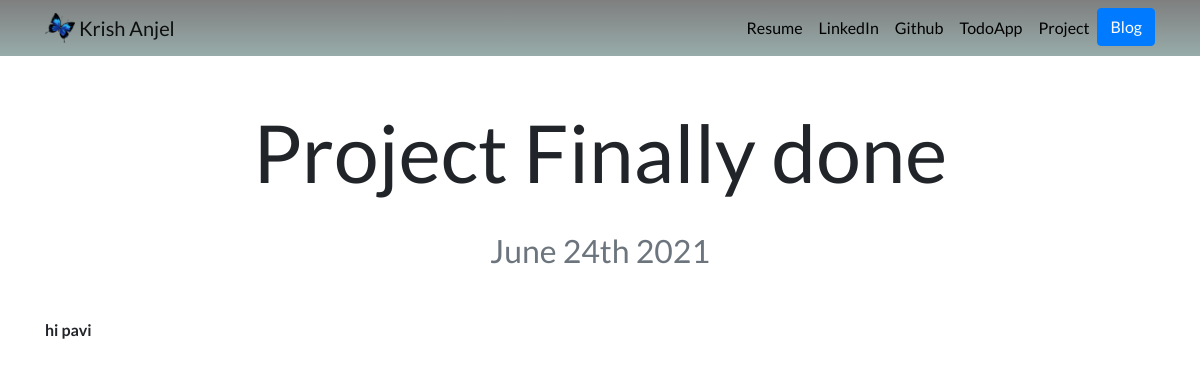
The page /blog/9/ on the database its author committed.
### blog/models.py (models this page shows, shortened)
class Blog(models.Model):
    title =models.CharField(max_length=200)
    description = models.TextField()
    date = models.DateField()

### blog/views.py (the view)
# urls.py: path('<int:blog_id>/',views.detail,name='detail'),
def detail(request,blog_id):
    blog = get_object_or_404(Blog,pk=blog_id)
    return render(request,'blog/detail.html',{'blog':blog})

### blog/templates/blog/detail.html
{% extends 'portfolio/base.html' %}
{% block content %}
<h1 class="text-center mt-5" id="blogdetailtitle">{{blog.title}}</h1><br>
<h2 class="text-center text-muted mb-5">{{blog.date|date:'F jS Y'}}</h2>
<b><p>{{blog.description|safe}}</p></b>
{% endblock %}

### portfolio/static/portfolio/custom.css (style rules this page uses)
body { font-family: 'Lato', sans-serif; }
@media (min-width: 992px) { #blogdetailtitle { font-size: 5rem; } }

### rows shown on the page
Blog: title "Project Finally done", date "June 24th 2021", description "hi pavi"
